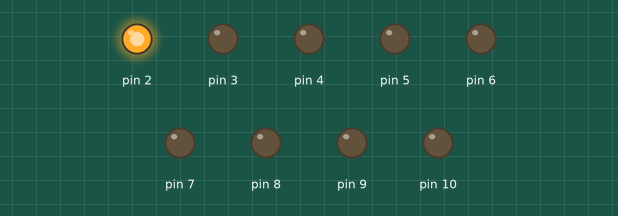
Bench run of a sketch on a simulated Arduino Uno, built with avr-gcc and run on an emulated ATmega328P. Parts: output pins drawn as LEDs (lit = HIGH).

Above: at 0.02 s.
At 0.47 s:
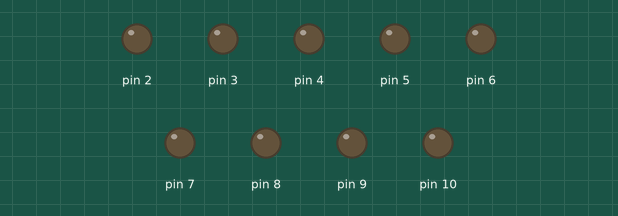
At 0.92 s:
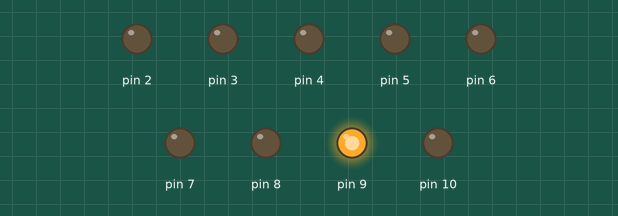
At 1.82 s:
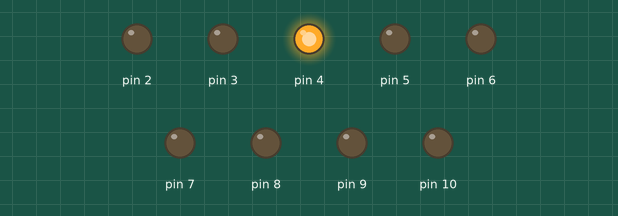
At 2.72 s:
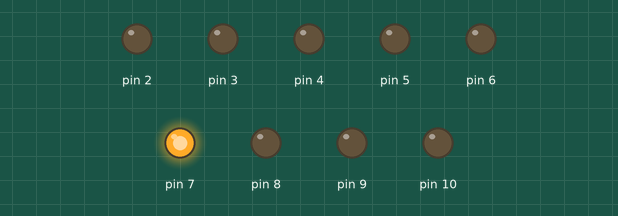
At 3.62 s:
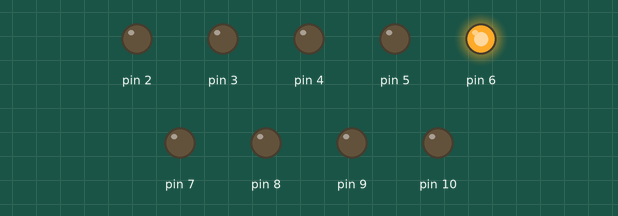
Timing chart, 0 to 3.9 s (numbered marks = the images above):
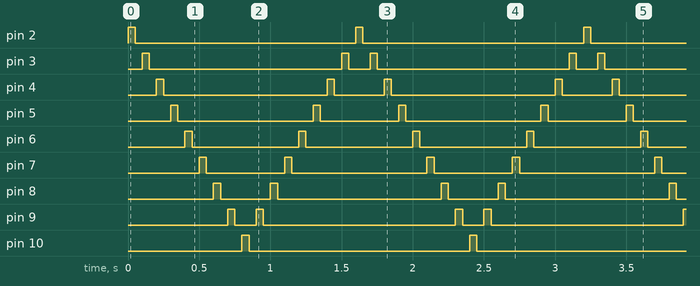

The sketch:

KnightRider.ino
```cpp
int count = 0;
int wait = 50;

void setup() {
        pinMode(2, OUTPUT);
        pinMode(3, OUTPUT);
        pinMode(4, OUTPUT);
        pinMode(5, OUTPUT);
        pinMode(6, OUTPUT);
        pinMode(7, OUTPUT);
        pinMode(8, OUTPUT);
        pinMode(9, OUTPUT);
        pinMode(10, OUTPUT);
}

void loop() {
        for (count = 2; count <= 10; count++) {
                digitalWrite(count, HIGH);
                delay(wait);
                digitalWrite(count, LOW);
                delay(wait);
        }
        for (count = 9; count >= 3; count--) {
                digitalWrite(count, HIGH);
                delay(50);
                digitalWrite(count, LOW);
                delay(50);
        }
}
```

Measured:
- by itself, pin 2, pin 10: alternates HIGH for 0.05 s and LOW for 1.6 s
- by itself, pin 3: repeats every 1.6 s: LOW 1.4 s, HIGH 0.05 s, LOW 0.15 s, HIGH 0.05 s
- by itself, pin 4: repeats every 1.6 s: LOW 1.2 s, HIGH 0.05 s, LOW 0.35 s, HIGH 0.05 s
- by itself, pin 5: repeats every 1.6 s: LOW 0.95 s, HIGH 0.05 s, LOW 0.55 s, HIGH 0.05 s
- by itself, pin 6: alternates HIGH for 0.05 s and LOW for 0.75 s
- by itself, pin 7: repeats every 1.6 s: LOW 0.55 s, HIGH 0.05 s, LOW 0.95 s, HIGH 0.05 s
- by itself, pin 8: repeats every 1.6 s: LOW 0.35 s, HIGH 0.05 s, LOW 1.2 s, HIGH 0.05 s
- by itself, pin 9: repeats every 1.6 s: LOW 0.15 s, HIGH 0.05 s, LOW 1.4 s, HIGH 0.05 s
